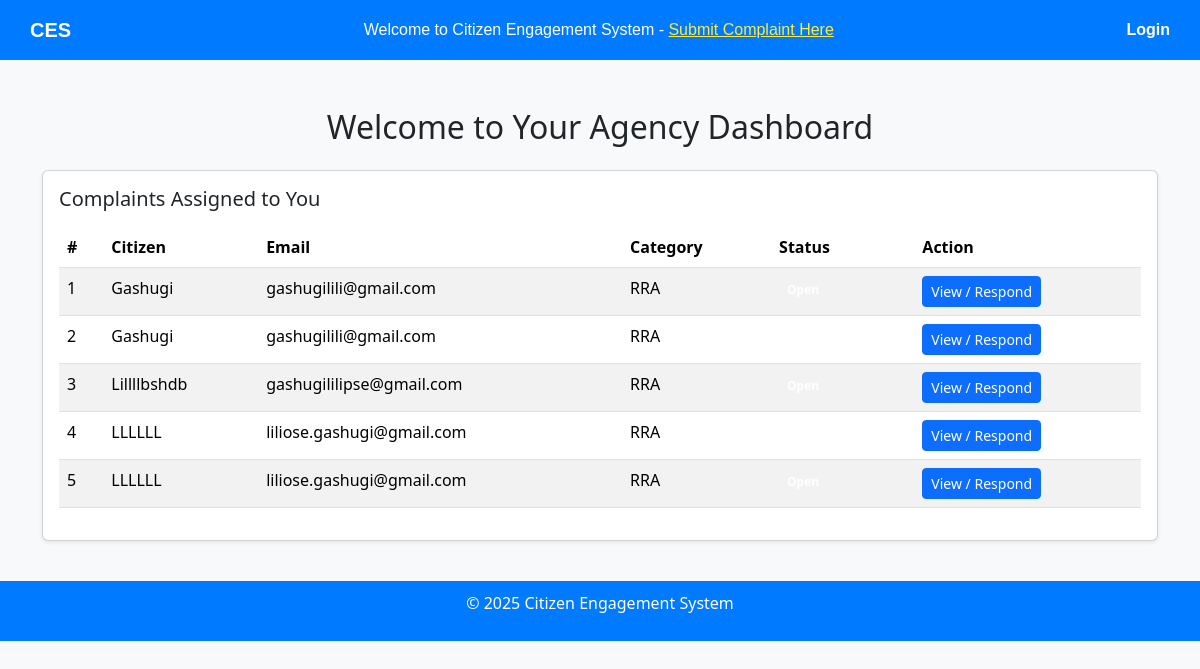
The app's page /dashboard/ (signed in) with its own data.
### complaints/models.py (models this page shows, shortened)
class Complaint(models.Model):
    STATUS_CHOICES = [
        ('Open', 'Open'),
        ('In Progress', 'In Progress'),
        ('Resolved', 'Resolved'),
    ]
    citizen_name = models.CharField(max_length=100)
    citizen_email = models.EmailField()
    category = models.CharField(max_length=100)
    description = models.TextField()
    agency = models.ForeignKey('Agency', on_delete=models.SET_NULL, null=True)
    status = models.CharField(max_length=20, choices=STATUS_CHOICES, default='Open')
    response = models.TextField(blank=True, null=True)

### complaints/views.py (the view)
# urls.py: path('dashboard/', views.agency_dashboard, name='agency_dashboard'),
@login_required
def agency_dashboard(request):
    try:
        agency = request.user.agency  # assumes OneToOne user-agency link
        complaints = Complaint.objects.filter(agency=agency)
    except Agency.DoesNotExist:
        complaints = []
    return render(request, 'complaints/agency_dashboard.html', {
        'complaints': complaints
    })

### complaints/templates/complaints/agency_dashboard.html (shortened to what this page needs)
{% load static %}
<!DOCTYPE html>
<html>
<head>
    <link href="https://cdn.jsdelivr.net/npm/bootstrap@5.3.3/dist/css/bootstrap.min.css" rel="stylesheet">
</head>
<body class="bg-light">
 {% include 'partials/navbar.html' %}
<div class="container mt-5">
    <h2 class="mb-4 text-center">Welcome to Your Agency Dashboard</h2>
    {% if complaints %}
        <div class="card shadow-sm">
            <div class="card-body">
                <h5 class="card-title">Complaints Assigned to You</h5>
                <table class="table table-striped mt-3">
                    <thead>
                        <tr>
                            <th>#</th>
                            <th>Citizen</th>
                            <th>Email</th>
                            <th>Category</th>
                            <th>Status</th>
                            <th>Action</th>
                        </tr>
                    </thead>
                    <tbody>
                        {% for complaint in complaints %}
                            <tr>
                                <td>{{ forloop.counter }}</td>
                                <td>{{ complaint.citizen_name }}</td>
                                <td>{{ complaint.citizen_email }}</td>
                                <td>{{ complaint.category }}</td>
                                <td>
                                    <span class="badge bg-{{
                                        complaint.status|lower|yesno:'success,warning,secondary'
                                    }}">{{ complaint.status }}</span>
                                </td>
                                <td>
                                    <a href="{% url 'respond_to_complaint' complaint.id %}" class="btn btn-sm btn-primary">
                                        View / Respond
                                    </a>
                                </td>
                            </tr>
                        {% endfor %}
                    </tbody>
                </table>
            </div>
        </div>
    {% else %}
        <div class="alert alert-info">
            No complaints assigned to your agency yet.
        </div>
    {% endif %}
</div>
{% include 'partials/footer.html' %}
</body>
</html>

### complaints/templates/partials/navbar.html
<div style="background-color: #007bff; padding: 15px 30px; color: white; display: flex; justify-content: space-between; align-items: center; font-family: Arial, sans-serif;">
    <div style="font-weight: bold; font-size: 20px;">
       <a href="{% url 'home' %}" style="color: white; text-decoration: none;">CES</a>
    </div>
    <div style="font-size: 16px;">
        Welcome to Citizen Engagement System -
        <a href="{% url 'submit_complaint' %}" style="color: #ffeb3b; text-decoration: underline;">Submit Complaint Here</a>
    </div>
    <div>
        <a href="{% url 'agency_login' %}" style="color: white; text-decoration: none; font-weight: bold;">Login</a>
    </div>
</div>

### complaints/templates/partials/footer.html
<footer style="background: #007bff; color: white; padding: 10px; text-align: center; margin-top: 40px;">
    <p>&copy; 2025 Citizen Engagement System</p>
</footer>

### records on screen
Complaint: citizen_name "Gashugi", citizen_email "gashugilili@gmail.com", category "RRA"
Complaint: citizen_name "Gashugi", citizen_email "gashugilili@gmail.com", category "RRA"
Complaint: citizen_name "Lillllbshdb", citizen_email "gashugililipse@gmail.com", category "RRA"
Complaint: citizen_name "LLLLLL", citizen_email "liliose.gashugi@gmail.com", category "RRA"
Complaint: citizen_name "LLLLLL", citizen_email "liliose.gashugi@gmail.com", category "RRA"
